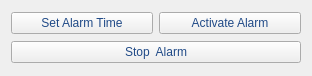
       <widget class="QWidget" name="layoutWidget_3">
        <property name="geometry">
         <rect>
          <x>390</x>
          <y>480</y>
          <width>312</width>
          <height>76</height>
         </rect>
        </property>
        <layout class="QVBoxLayout" name="verticalLayout_2">
         <item>
          <layout class="QHBoxLayout" name="horizontalLayout_25">
           <item>
            <widget class="QPushButton" name="btnSetAlarm">
             <property name="styleSheet">
              <string notr="true">color:rgb(32, 74, 135);</string>
             </property>
             <property name="text">
              <string>Set Alarm Time</string>
             </property>
            </widget>
           </item>
           <item>
            <widget class="QPushButton" name="btnEnableAlarm">
             <property name="styleSheet">
              <string notr="true">color:rgb(32, 74, 135);</string>
             </property>
             <property name="text">
              <string>Activate Alarm</string>
             </property>
            </widget>
           </item>
          </layout>
         </item>
         <item>
          <layout class="QHBoxLayout" name="horizontalLayout_26">
           <item>
            <widget class="QPushButton" name="btnStopAlarm">
             <property name="styleSheet">
              <string notr="true">color:rgb(32, 74, 135);</string>
             </property>
             <property name="text">
              <string>Stop  Alarm</string>
             </property>
            </widget>
           </item>
          </layout>
         </item>
        </layout>
       </widget>
